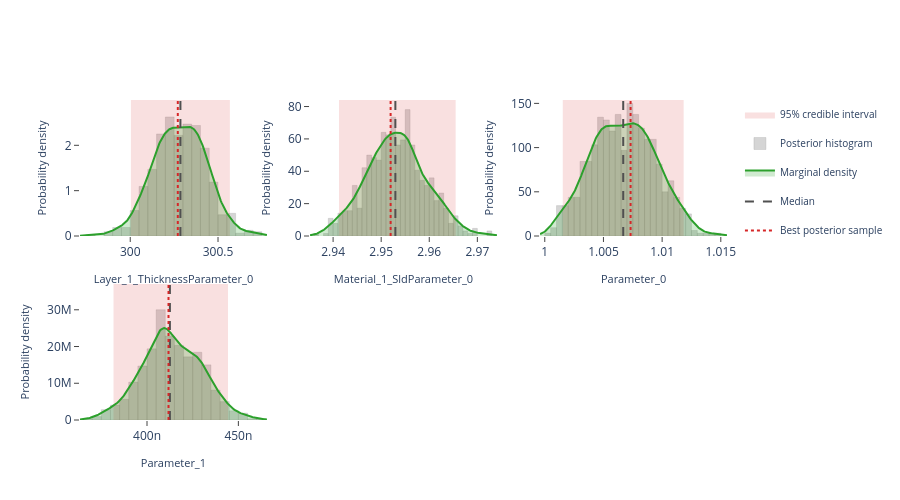

The cell this chart's notebook holds for it:
### Markdown cell above
## Interactive posterior plots

The next three cells render the same Plotly figures that are shown on the
Bayesian Posterior tab of the EasyReflectometryApp:

* **Marginals** — per-parameter distribution: histogram + smooth KDE marginal,
  shaded 95% credible interval, and median / best-sample lines
  (`plot_distribution` or `posterior.distribution()`)
* **Corner plot** — pairwise marginals + 2-D contours + scatter (`plot_corner`)
* **Traces** — per-chain trace + marginal histogram (`plot_trace`)

The standalone helpers are called with ``return_figure=True`` so they return a
Plotly ``Figure`` that we render in the notebook with ``fig.show()``; the
``PosteriorResults`` methods return the figure directly.

### Code cell
# ---- Marginal posterior distributions ---------------------------------------
# One panel per free parameter, each overlaying the posterior histogram, a
# smooth Gaussian-KDE marginal, the shaded 95% credible interval, and the
# median / best-sample reference lines.  Mirrors the "Marginals" sub-tab in
# the EasyReflectometryApp.

# The PosteriorResults method passes ``logp`` through automatically so the
# best posterior sample (MAP) line is drawn:
fig = posterior.distribution()
fig.show()

# Standalone equivalent (pass ``logp`` to get the best-sample line):
# fig = plot_distribution(
#     posterior.draws,
#     posterior.param_names,
#     logp=posterior.logp,
#     return_figure=True,
# )
# fig.show()

### Figure 1 — Plotly figure (JSON) as saved in the notebook; plotly's stock layout.template omitted (floating-point values rounded to 4 significant figures; data arrays with more than 128 entries replaced by an {"elided": "..."} marker saying what was removed)
{"data": [{"fill": "toself", "fillcolor": "rgba(214, 39, 40, 0.14)", "hoverinfo": "skip", "legendgroup": "95% credible interval", "line": {"color": "rgba(214, 39, 40, 0.14)", "width": 0}, "mode": "lines", "name": "95% credible interval", "showlegend": true, "type": "scatter", "x": [300.0, 300.6, 300.6, 300.0, 300.0], "xaxis": "x", "y": [0.0, 0.0, 2.999, 2.999, 0.0], "yaxis": "y"}, {"histnorm": "probability density", "hovertemplate": "sample=%{x:.4f}<br>density: %{y:.2f}<extra></extra>", "legendgroup": "histogram", "marker": {"color": "rgba(120, 120, 120, 0.38)", "line": {"color": "rgba(120, 120, 120, 0.24)", "width": 1}}, "name": "Posterior histogram", "nbinsx": 40, "opacity": 0.82, "showlegend": true, "type": "histogram", "x": {"elided": "640 float values"}, "xaxis": "x", "yaxis": "y"}, {"fill": "tozeroy", "fillcolor": "rgba(44, 160, 44, 0.22)", "hovertemplate": "Layer_1_ThicknessParameter_0: %{x:.4f}<br>density: %{y:.4f}<extra></extra>", "legendgroup": "marginal", "line": {"color": "rgb(44, 160, 44)", "width": 2}, "mode": "lines", "name": "Marginal density", "showlegend": true, "type": "scatter", "x": {"elided": "256 float values"}, "xaxis": "x", "y": {"elided": "256 float values"}, "yaxis": "y"}, {"hovertemplate": "Median: %{x:.4f}<extra></extra>", "legendgroup": "Median", "line": {"color": "rgb(80, 80, 80)", "dash": "dash", "width": 2}, "mode": "lines", "name": "Median", "showlegend": true, "type": "scatter", "x": [300.3, 300.3], "xaxis": "x", "y": [0.0, 2.999], "yaxis": "y"}, {"hovertemplate": "Best posterior sample: %{x:.4f}<extra></extra>", "legendgroup": "Best posterior sample", "line": {"color": "rgb(214, 39, 40)", "dash": "dot", "width": 2}, "mode": "lines", "name": "Best posterior sample", "showlegend": true, "type": "scatter", "x": [300.3, 300.3], "xaxis": "x", "y": [0.0, 2.999], "yaxis": "y"}, {"fill": "toself", "fillcolor": "rgba(214, 39, 40, 0.14)", "hoverinfo": "skip", "legendgroup": "95% credible interval", "line": {"color": "rgba(214, 39, 40, 0.14)", "width": 0}, "mode": "lines", "name": "95% credible interval", "showlegend": false, "type": "scatter", "x": [2.941, 2.965, 2.965, 2.941, 2.941], "xaxis": "x2", "y": [0.0, 0.0, 84.04, 84.04, 0.0], "yaxis": "y2"}, {"histnorm": "probability density", "hovertemplate": "sample=%{x:.4f}<br>density: %{y:.2f}<extra></extra>", "legendgroup": "histogram", "marker": {"color": "rgba(120, 120, 120, 0.38)", "line": {"color": "rgba(120, 120, 120, 0.24)", "width": 1}}, "name": "Posterior histogram", "nbinsx": 40, "opacity": 0.82, "showlegend": false, "type": "histogram", "x": {"elided": "640 float values"}, "xaxis": "x2", "yaxis": "y2"}, {"fill": "tozeroy", "fillcolor": "rgba(44, 160, 44, 0.22)", "hovertemplate": "Material_1_SldParameter_0: %{x:.4f}<br>density: %{y:.4f}<extra></extra>", "legendgroup": "marginal", "line": {"color": "rgb(44, 160, 44)", "width": 2}, "mode": "lines", "name": "Marginal density", "showlegend": false, "type": "scatter", "x": {"elided": "256 float values"}, "xaxis": "x2", "y": {"elided": "256 float values"}, "yaxis": "y2"}, {"hovertemplate": "Median: %{x:.4f}<extra></extra>", "legendgroup": "Median", "line": {"color": "rgb(80, 80, 80)", "dash": "dash", "width": 2}, "mode": "lines", "name": "Median", "showlegend": false, "type": "scatter", "x": [2.953, 2.953], "xaxis": "x2", "y": [0.0, 84.04], "yaxis": "y2"}, {"hovertemplate": "Best posterior sample: %{x:.4f}<extra></extra>", "legendgroup": "Best posterior sample", "line": {"color": "rgb(214, 39, 40)", "dash": "dot", "width": 2}, "mode": "lines", "name": "Best posterior sample", "showlegend": false, "type": "scatter", "x": [2.952, 2.952], "xaxis": "x2", "y": [0.0, 84.04], "yaxis": "y2"}, {"fill": "toself", "fillcolor": "rgba(214, 39, 40, 0.14)", "hoverinfo": "skip", "legendgroup": "95% credible interval", "line": {"color": "rgba(214, 39, 40, 0.14)", "width": 0}, "mode": "lines", "name": "95% credible interval", "showlegend": false, "type": "scatter", "x": [1.002, 1.012, 1.012, 1.002, 1.002], "xaxis": "x3", "y": [0.0, 0.0, 153.8, 153.8, 0.0], "yaxis": "y3"}, {"histnorm": "probability density", "hovertemplate": "sample=%{x:.4f}<br>density: %{y:.2f}<extra></extra>", "legendgroup": "histogram", "marker": {"color": "rgba(120, 120, 120, 0.38)", "line": {"color": "rgba(120, 120, 120, 0.24)", "width": 1}}, "name": "Posterior histogram", "nbinsx": 40, "opacity": 0.82, "showlegend": false, "type": "histogram", "x": {"elided": "640 float values"}, "xaxis": "x3", "yaxis": "y3"}, {"fill": "tozeroy", "fillcolor": "rgba(44, 160, 44, 0.22)", "hovertemplate": "Parameter_0: %{x:.4f}<br>density: %{y:.4f}<extra></extra>", "legendgroup": "marginal", "line": {"color": "rgb(44, 160, 44)", "width": 2}, "mode": "lines", "name": "Marginal density", "showlegend": false, "type": "scatter", "x": {"elided": "256 float values"}, "xaxis": "x3", "y": {"elided": "256 float values"}, "yaxis": "y3"}, {"hovertemplate": "Median: %{x:.4f}<extra></extra>", "legendgroup": "Median", "line": {"color": "rgb(80, 80, 80)", "dash": "dash", "width": 2}, "mode": "lines", "name": "Median", "showlegend": false, "type": "scatter", "x": [1.007, 1.007], "xaxis": "x3", "y": [0.0, 153.8], "yaxis": "y3"}, {"hovertemplate": "Best posterior sample: %{x:.4f}<extra></extra>", "legendgroup": "Best posterior sample", "line": {"color": "rgb(214, 39, 40)", "dash": "dot", "width": 2}, "mode": "lines", "name": "Best posterior sample", "showlegend": false, "type": "scatter", "x": [1.007, 1.007], "xaxis": "x3", "y": [0.0, 153.8], "yaxis": "y3"}, {"fill": "toself", "fillcolor": "rgba(214, 39, 40, 0.14)", "hoverinfo": "skip", "legendgroup": "95% credible interval", "line": {"color": "rgba(214, 39, 40, 0.14)", "width": 0}, "mode": "lines", "name": "95% credible interval", "showlegend": false, "type": "scatter", "x": [3.817e-07, 4.443e-07, 4.443e-07, 3.817e-07, 3.817e-07], "xaxis": "x4", "y": [0.0, 0.0, 37020000.0, 37020000.0, 0.0], "yaxis": "y4"}, {"histnorm": "probability density", "hovertemplate": "sample=%{x:.4f}<br>density: %{y:.2f}<extra></extra>", "legendgroup": "histogram", "marker": {"color": "rgba(120, 120, 120, 0.38)", "line": {"color": "rgba(120, 120, 120, 0.24)", "width": 1}}, "name": "Posterior histogram", "nbinsx": 40, "opacity": 0.82, "showlegend": false, "type": "histogram", "x": {"elided": "640 float values"}, "xaxis": "x4", "yaxis": "y4"}, {"fill": "tozeroy", "fillcolor": "rgba(44, 160, 44, 0.22)", "hovertemplate": "Parameter_1: %{x:.4f}<br>density: %{y:.4f}<extra></extra>", "legendgroup": "marginal", "line": {"color": "rgb(44, 160, 44)", "width": 2}, "mode": "lines", "name": "Marginal density", "showlegend": false, "type": "scatter", "x": {"elided": "256 float values"}, "xaxis": "x4", "y": {"elided": "256 float values"}, "yaxis": "y4"}, {"hovertemplate": "Median: %{x:.4f}<extra></extra>", "legendgroup": "Median", "line": {"color": "rgb(80, 80, 80)", "dash": "dash", "width": 2}, "mode": "lines", "name": "Median", "showlegend": false, "type": "scatter", "x": [4.125e-07, 4.125e-07], "xaxis": "x4", "y": [0.0, 37020000.0], "yaxis": "y4"}, {"hovertemplate": "Best posterior sample: %{x:.4f}<extra></extra>", "legendgroup": "Best posterior sample", "line": {"color": "rgb(214, 39, 40)", "dash": "dot", "width": 2}, "mode": "lines", "name": "Best posterior sample", "showlegend": false, "type": "scatter", "x": [4.118e-07, 4.118e-07], "xaxis": "x4", "y": [0.0, 37020000.0], "yaxis": "y4"}], "layout": {"barmode": "overlay", "height": 500, "legend": {"font": {"size": 10}}, "plot_bgcolor": "white", "showlegend": true, "xaxis": {"anchor": "y", "domain": [0.0, 0.2889], "range": [299.7, 300.8], "showgrid": false, "ticks": "outside", "title": {"font": {"size": 11}, "text": "Layer_1_ThicknessParameter_0"}, "zeroline": false}, "xaxis2": {"anchor": "y2", "domain": [0.3556, 0.6444], "range": [2.935, 2.974], "showgrid": false, "ticks": "outside", "title": {"font": {"size": 11}, "text": "Material_1_SldParameter_0"}, "zeroline": false}, "xaxis3": {"anchor": "y3", "domain": [0.7111, 1.0], "range": [0.9996, 1.016], "showgrid": false, "ticks": "outside", "title": {"font": {"size": 11}, "text": "Parameter_0"}, "zeroline": false}, "xaxis4": {"anchor": "y4", "domain": [0.0, 0.2889], "range": [3.633e-07, 4.656e-07], "showgrid": false, "ticks": "outside", "title": {"font": {"size": 11}, "text": "Parameter_1"}, "zeroline": false}, "xaxis5": {"anchor": "y5", "domain": [0.3556, 0.6444], "showgrid": false, "ticks": "outside", "zeroline": false}, "xaxis6": {"anchor": "y6", "domain": [0.7111, 1.0], "showgrid": false, "ticks": "outside", "zeroline": false}, "yaxis": {"anchor": "x", "domain": [0.575, 1.0], "range": [0.0, 2.999], "showgrid": false, "ticks": "outside", "title": {"font": {"size": 11}, "text": "Probability density"}, "zeroline": false}, "yaxis2": {"anchor": "x2", "domain": [0.575, 1.0], "range": [0.0, 84.04], "showgrid": false, "ticks": "outside", "title": {"font": {"size": 11}, "text": "Probability density"}, "zeroline": false}, "yaxis3": {"anchor": "x3", "domain": [0.575, 1.0], "range": [0.0, 153.8], "showgrid": false, "ticks": "outside", "title": {"font": {"size": 11}, "text": "Probability density"}, "zeroline": false}, "yaxis4": {"anchor": "x4", "domain": [0.0, 0.425], "range": [0.0, 37020000.0], "showgrid": false, "ticks": "outside", "title": {"font": {"size": 11}, "text": "Probability density"}, "zeroline": false}, "yaxis5": {"anchor": "x5", "domain": [0.0, 0.425], "showgrid": false, "ticks": "outside", "zeroline": false}, "yaxis6": {"anchor": "x6", "domain": [0.0, 0.425], "showgrid": false, "ticks": "outside", "zeroline": false}}}
